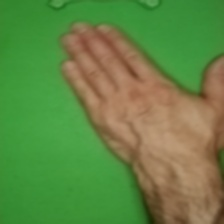
#> input picture processed_dataset/open_palm/0RA9rcrv8iVvuDDU_aug1.jpg, 224 x 224 px, found by its file name
$ python prepare_dataset.py
#> lines starting #> are read from the running program, lines starting #| are printed output that depends on the picture
import cv2
import os
import numpy as np
from tqdm import tqdm
from pathlib import Path
import random

# Configuration
INPUT_DIR = r"C:\Users\gawes\Desktop\Edge_AI_CW\dataset"
OUTPUT_DIR = r"C:\Users\gawes\Desktop\Edge_AI_CW\processed_dataset"
TARGET_SIZE = (224, 224)
AUGMENT_PER_IMAGE = 3  # how many augmented copies per image

# Create output folders
for class_name in ['open_palm', 'closed_palm']:
    Path(f"{OUTPUT_DIR}/{class_name}").mkdir(parents=True, exist_ok=True)


# Augmentation functions
def random_augment(image):
    rows, cols = image.shape[:2]

    # Random rotation
    angle = random.uniform(-15, 15)
    M = cv2.getRotationMatrix2D((cols / 2, rows / 2), angle, 1)
    image = cv2.warpAffine(image, M, (cols, rows))

    # Random brightness
    factor = random.uniform(0.7, 1.3)
    image = cv2.convertScaleAbs(image, alpha=factor, beta=0)

    # Add Gaussian blur
    if random.random() < 0.3:
        k = random.choice([3, 5])
        image = cv2.GaussianBlur(image, (k, k), 0)

    return image


# Process and augment images
for class_name in ['open_palm', 'closed_palm']:
    input_folder = os.path.join(INPUT_DIR, class_name)
    output_folder = os.path.join(OUTPUT_DIR, class_name)
    files = os.listdir(input_folder)

    for file in tqdm(files, desc=f"Processing {class_name}"):
        path = os.path.join(input_folder, file)
        img = cv2.imread(path)
#> img is the input picture: shape (224, 224, 3); mean B, G, R 68, 133.9, 98.3
        if img is None:
            continue

        # Rotate to correct orientation (manually 90 clockwise for now)
        img = cv2.rotate(img, cv2.ROTATE_90_CLOCKWISE)
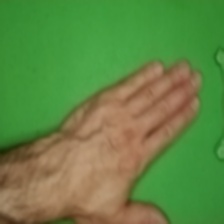
#> img: shape (224, 224, 3); mean B, G, R 68, 133.9, 98.3

        # Resize and save original (processed)
        img_resized = cv2.resize(img, TARGET_SIZE)
        base_filename = os.path.splitext(file)[0]
        cv2.imwrite(f"{output_folder}/{base_filename}_original.jpg", img_resized)

        # Generate augmented images
        for i in range(AUGMENT_PER_IMAGE):
            aug_img = random_augment(img_resized.copy())
            cv2.imwrite(f"{output_folder}/{base_filename}_aug{i}.jpg", aug_img)
#> this loop made 3 passes
#> pass 1, in random_augment, `image = cv2.warpAffine(image, M, (cols, rows))`:
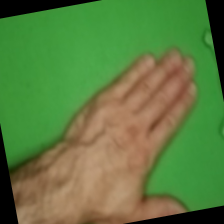
#> image: shape (224, 224, 3); mean of channels 0, 1, 2 64.1, 124.4, 93.1; drawn as B, G, R
#> pass 1, in random_augment, `image = cv2.convertScaleAbs(image, alpha=factor, beta=0)`:
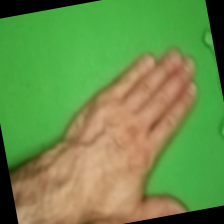
#> image: shape (224, 224, 3); mean of channels 0, 1, 2 74.1, 143.7, 107.5; drawn as B, G, R
#> pass 2, in random_augment (call 2), `image = cv2.warpAffine(image, M, (cols, rows))`:
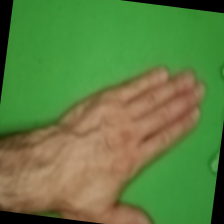
#> image: shape (224, 224, 3); mean of channels 0, 1, 2 65, 126.9, 94.1; drawn as B, G, R
#> pass 2 of the loop `for class_name in ['open_palm', 'closed_palm']:`:
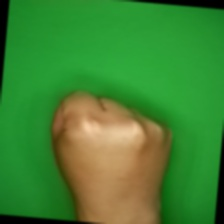
#> input picture processed_dataset/closed_palm/1VoYiUgPE6h45MLu_aug2.jpg, 224 x 224 px, found by its file name
#> img is the input picture: shape (224, 224, 3); mean B, G, R 50.3, 132.5, 64.3
#> `img = cv2.rotate(img, cv2.ROTATE_90_CLOCKWISE)`:
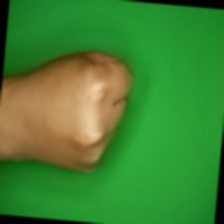
#> img: shape (224, 224, 3); mean B, G, R 50.3, 132.5, 64.3
#> the loop `for i in range(AUGMENT_PER_IMAGE):` made 3 passes
#> M in random_augment on passes 1 to 3: [[0.999, 0.0436, -4.78], [-0.0436, 0.999, 4.99]], [[0.993, -0.114, 13.5], [0.114, 0.993, -12.04]], [[0.991, -0.13, 15.54], [0.13, 0.991, -13.64]]
#> pass 2, in random_augment (call 5), `image = cv2.convertScaleAbs(image, alpha=factor, beta=0)`:
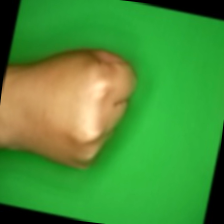
#> image: shape (224, 224, 3); mean of channels 0, 1, 2 56.1, 146.6, 72.5; drawn as B, G, R

print("✅ Dataset preprocessing and augmentation completed.")
